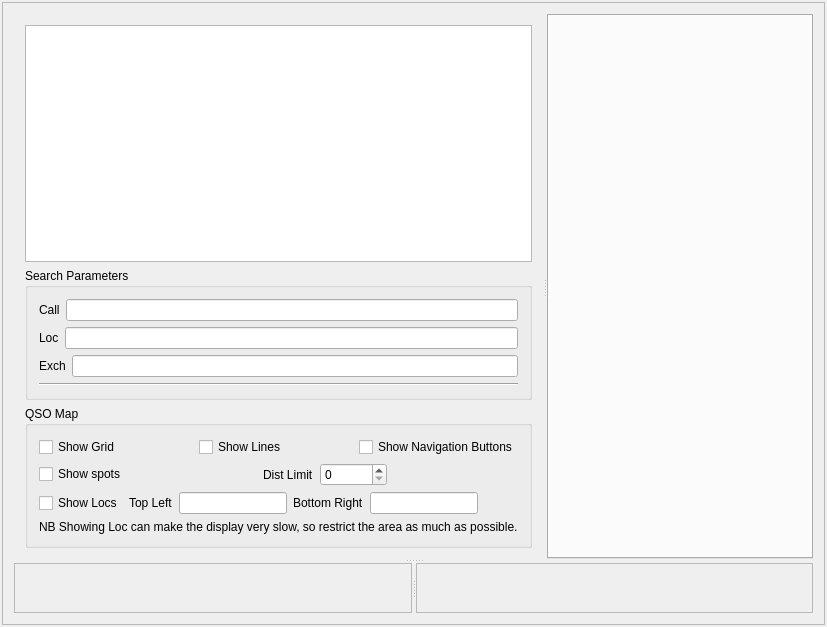
<?xml version="1.0" encoding="UTF-8"?>
<ui version="4.0">
 <class>MonitorMain</class>
 <widget class="QMainWindow" name="MonitorMain">
  <property name="geometry">
   <rect>
    <x>0</x>
    <y>0</y>
    <width>827</width>
    <height>627</height>
   </rect>
  </property>
  <property name="windowTitle">
   <string>Minos Log Monitor</string>
  </property>
  <widget class="QWidget" name="centralWidget">
   <layout class="QVBoxLayout" name="verticalLayout">
    <property name="spacing">
     <number>2</number>
    </property>
    <property name="leftMargin">
     <number>2</number>
    </property>
    <property name="topMargin">
     <number>2</number>
    </property>
    <property name="rightMargin">
     <number>2</number>
    </property>
    <property name="bottomMargin">
     <number>2</number>
    </property>
    <item>
     <widget class="QFrame" name="frame">
      <property name="frameShape">
       <enum>QFrame::StyledPanel</enum>
      </property>
      <property name="frameShadow">
       <enum>QFrame::Raised</enum>
      </property>
      <layout class="QVBoxLayout" name="verticalLayout_4">
       <item>
        <widget class="MinosSplitter" name="mainSplitter">
         <property name="orientation">
          <enum>Qt::Vertical</enum>
         </property>
         <widget class="MinosSplitter" name="monitorSplitter">
          <property name="orientation">
           <enum>Qt::Horizontal</enum>
          </property>
          <widget class="QWidget" name="layoutWidget">
           <layout class="QVBoxLayout" name="verticalLayout_3">
            <item>
             <widget class="MonitoredLogs" name="monitorTree">
              <property name="sizePolicy">
               <sizepolicy hsizetype="Expanding" vsizetype="Expanding">
                <horstretch>1</horstretch>
                <verstretch>0</verstretch>
               </sizepolicy>
              </property>
              <property name="focusPolicy">
               <enum>Qt::NoFocus</enum>
              </property>
             </widget>
            </item>
            <item>
             <widget class="QGroupBox" name="groupBox_2">
              <property name="title">
               <string>Search Parameters</string>
              </property>
              <layout class="QVBoxLayout" name="verticalLayout_5">
               <item>
                <layout class="QHBoxLayout" name="horizontalLayout_4">
                 <item>
                  <widget class="QLabel" name="label">
                   <property name="text">
                    <string>Call</string>
                   </property>
                  </widget>
                 </item>
                 <item>
                  <widget class="QLineEdit" name="callsignEdit">
                   <property name="clearButtonEnabled">
                    <bool>true</bool>
                   </property>
                  </widget>
                 </item>
                </layout>
               </item>
               <item>
                <layout class="QHBoxLayout" name="horizontalLayout_3">
                 <item>
                  <widget class="QLabel" name="label_2">
                   <property name="text">
                    <string>Loc</string>
                   </property>
                  </widget>
                 </item>
                 <item>
                  <widget class="QLineEdit" name="locEdit">
                   <property name="clearButtonEnabled">
                    <bool>true</bool>
                   </property>
                  </widget>
                 </item>
                </layout>
               </item>
               <item>
                <layout class="QHBoxLayout" name="horizontalLayout_2">
                 <item>
                  <widget class="QLabel" name="label_3">
                   <property name="text">
                    <string>Exch</string>
                   </property>
                  </widget>
                 </item>
                 <item>
                  <widget class="QLineEdit" name="exchangeEdit">
                   <property name="clearButtonEnabled">
                    <bool>true</bool>
                   </property>
                  </widget>
                 </item>
                </layout>
               </item>
               <item>
                <widget class="Line" name="line">
                 <property name="orientation">
                  <enum>Qt::Horizontal</enum>
                 </property>
                </widget>
               </item>
              </layout>
             </widget>
            </item>
            <item>
             <widget class="QGroupBox" name="groupBox">
              <property name="title">
               <string>QSO Map</string>
              </property>
              <layout class="QVBoxLayout" name="verticalLayout_2">
               <item>
                <layout class="QHBoxLayout" name="horizontalLayout">
                 <item>
                  <widget class="QCheckBox" name="showGridcb">
                   <property name="text">
                    <string>Show Grid</string>
                   </property>
                  </widget>
                 </item>
                 <item>
                  <widget class="QCheckBox" name="showLinescb">
                   <property name="text">
                    <string>Show Lines</string>
                   </property>
                  </widget>
                 </item>
                 <item>
                  <widget class="QCheckBox" name="showNav">
                   <property name="text">
                    <string>Show Navigation Buttons</string>
                   </property>
                  </widget>
                 </item>
                 <item>
                  <layout class="QHBoxLayout" name="horizontalLayout_6"/>
                 </item>
                </layout>
               </item>
               <item>
                <layout class="QHBoxLayout" name="horizontalLayout_5">
                 <item>
                  <widget class="QCheckBox" name="mapShowSpots">
                   <property name="text">
                    <string>Show spots</string>
                   </property>
                  </widget>
                 </item>
                 <item>
                  <spacer name="horizontalSpacer">
                   <property name="orientation">
                    <enum>Qt::Horizontal</enum>
                   </property>
                   <property name="sizeHint" stdset="0">
                    <size>
                     <width>40</width>
                     <height>20</height>
                    </size>
                   </property>
                  </spacer>
                 </item>
                 <item>
                  <widget class="QLabel" name="label_4">
                   <property name="text">
                    <string>Dist Limit</string>
                   </property>
                  </widget>
                 </item>
                 <item>
                  <widget class="QSpinBox" name="clusterDistanceLimit">
                   <property name="maximum">
                    <number>100000</number>
                   </property>
                   <property name="singleStep">
                    <number>100</number>
                   </property>
                  </widget>
                 </item>
                 <item>
                  <spacer name="horizontalSpacer_2">
                   <property name="orientation">
                    <enum>Qt::Horizontal</enum>
                   </property>
                   <property name="sizeHint" stdset="0">
                    <size>
                     <width>40</width>
                     <height>20</height>
                    </size>
                   </property>
                  </spacer>
                 </item>
                </layout>
               </item>
               <item>
                <layout class="QHBoxLayout" name="horizontalLayout_7">
                 <item>
                  <widget class="QCheckBox" name="showLocs">
                   <property name="text">
                    <string>Show Locs</string>
                   </property>
                  </widget>
                 </item>
                 <item>
                  <widget class="QLabel" name="label_5">
                   <property name="text">
                    <string>Top Left</string>
                   </property>
                  </widget>
                 </item>
                 <item>
                  <widget class="QLineEdit" name="locTL"/>
                 </item>
                 <item>
                  <widget class="QLabel" name="label_6">
                   <property name="text">
                    <string>Bottom Right</string>
                   </property>
                  </widget>
                 </item>
                 <item>
                  <widget class="QLineEdit" name="locBR"/>
                 </item>
                 <item>
                  <spacer name="horizontalSpacer_3">
                   <property name="orientation">
                    <enum>Qt::Horizontal</enum>
                   </property>
                   <property name="sizeHint" stdset="0">
                    <size>
                     <width>40</width>
                     <height>20</height>
                    </size>
                   </property>
                  </spacer>
                 </item>
                </layout>
               </item>
               <item>
                <widget class="QLabel" name="label_7">
                 <property name="text">
                  <string>NB Showing Loc can make the display very slow, so restrict the area as much as possible.</string>
                 </property>
                 <property name="wordWrap">
                  <bool>true</bool>
                 </property>
                </widget>
               </item>
              </layout>
             </widget>
            </item>
           </layout>
          </widget>
          <widget class="QTabWidget" name="contestPageControl">
           <property name="sizePolicy">
            <sizepolicy hsizetype="Expanding" vsizetype="Expanding">
             <horstretch>4</horstretch>
             <verstretch>0</verstretch>
            </sizepolicy>
           </property>
           <property name="focusPolicy">
            <enum>Qt::NoFocus</enum>
           </property>
           <property name="tabsClosable">
            <bool>true</bool>
           </property>
          </widget>
         </widget>
         <widget class="MinosSplitter" name="searchSplitter">
          <property name="orientation">
           <enum>Qt::Horizontal</enum>
          </property>
          <widget class="MatchThisFrame" name="thisMatchFrame">
           <property name="minimumSize">
            <size>
             <width>50</width>
             <height>50</height>
            </size>
           </property>
           <property name="frameShape">
            <enum>QFrame::StyledPanel</enum>
           </property>
           <property name="frameShadow">
            <enum>QFrame::Raised</enum>
           </property>
          </widget>
          <widget class="MatchOtherFrame" name="otherMatchFrame">
           <property name="minimumSize">
            <size>
             <width>50</width>
             <height>50</height>
            </size>
           </property>
           <property name="frameShape">
            <enum>QFrame::StyledPanel</enum>
           </property>
           <property name="frameShadow">
            <enum>QFrame::Raised</enum>
           </property>
          </widget>
         </widget>
        </widget>
       </item>
      </layout>
     </widget>
    </item>
   </layout>
  </widget>
 </widget>
 <layoutdefault spacing="6" margin="11"/>
 <customwidgets>
  <customwidget>
   <class>MinosSplitter</class>
   <extends>QSplitter</extends>
   <header>minossplitter.h</header>
   <container>1</container>
  </customwidget>
  <customwidget>
   <class>MonitoredLogs</class>
   <extends>QTreeView</extends>
   <header>monitoredlogs.h</header>
  </customwidget>
  <customwidget>
   <class>MatchThisFrame</class>
   <extends>QFrame</extends>
   <header>MatchThisFrame.h</header>
   <container>1</container>
  </customwidget>
  <customwidget>
   <class>MatchOtherFrame</class>
   <extends>QFrame</extends>
   <header>MatchOtherFrame.h</header>
   <container>1</container>
  </customwidget>
 </customwidgets>
 <resources/>
 <connections/>
</ui>
